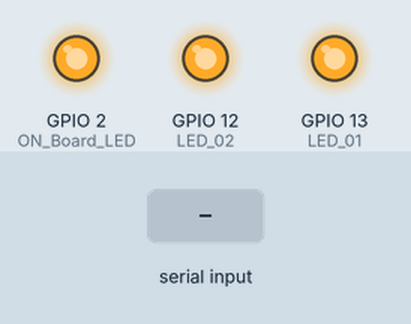
Bench run of a sketch on a simulated ESP32. On the bench: output pins drawn as LEDs (lit = HIGH). The test bench sets the inputs (shaded band). WiFi joins after 1.5 s; servers stay silent unless stated; uploads are accepted with an empty reply; what the sketch prints to the serial monitor is not drawn.

Above: at 0.1 s.
At 5.6 s:
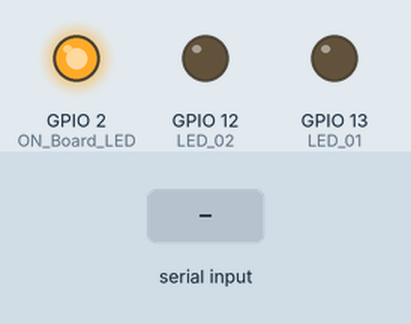
6.8 s: "undefined\n" received over the second serial link
At 8.1 s:
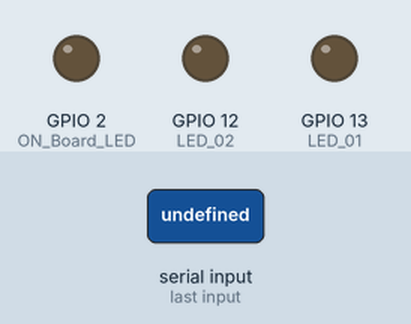
Timing chart, 0 to 16.9 s (numbered marks = the images above; inputs shaded):
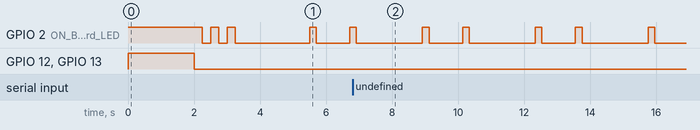

Measured:
- by itself, GPIO 2 (ON_Board_LED): repeats every 3.4 s: HIGH 0.20 s, LOW 1.0 s, HIGH 0.20 s, LOW 2.0 s

The sketch:

esp_sql_wifi_ip_host.ino
```cpp
//>>>>>>>>>>>>>>>>>>>>>>>>>>>>>>>>>>>>>>>>>>>>>>>>>>>>>>>>>>>>>>>>>>>>>>>>>>>>>>>>>>>>>>>>> Final ESP32 MySQL Database
//======================================== Including the libraries.
#include <WiFi.h>
#include <HTTPClient.h>
#include <Arduino_JSON.h>
#include <SoftwareSerial.h>
#define rxPin 16
#define txPin 17
SoftwareSerial mySerial(rxPin, txPin);
//========================================


// Defines the Digital Pin of the "On Board LED".
#define ON_Board_LED 2

// Defines GPIO 13 as LED_1.
#define LED_01 13

// Defines GPIO 12 as LED_2.
#define LED_02 12

//======================================== SSID and Password of your WiFi router.
const char* ssid = "(wifi_name)";
const char* password = "(password)";
//========================================

//======================================== Variables for HTTP POST request data.
String postData = ""; //--> Variables sent for HTTP POST request data.
String payload = "";  //--> Variable for receiving response from HTTP POST.
//========================================

//======================================== Variables for DHT11 sensor data.
float send_Temp;
int send_Humd;
String send_Status_Read_DHT11 = "";
//========================================
float t, h, l, s;
//________________________________________________________________________________ Subroutine to control LEDs after successfully fetching data from database.
void control_LEDs() {
  Serial.println();
  Serial.println("---------------control_LEDs()");
  JSONVar myObject = JSON.parse(payload);

  // JSON.typeof(jsonVar) can be used to get the type of the var
  if (JSON.typeof(myObject) == "undefined") {
    Serial.println("Parsing input failed!");
    Serial.println("---------------");
    return;
  }

  if (myObject.hasOwnProperty("LED_01")) {
    Serial.print("myObject[\"LED_01\"] = ");
    Serial.println(myObject["LED_01"]);
  }

  if (myObject.hasOwnProperty("LED_02")) {
    Serial.print("myObject[\"LED_02\"] = ");
    Serial.println(myObject["LED_02"]);
  }

  if (strcmp(myObject["LED_01"], "ON") == 0)   {
    digitalWrite(LED_01, HIGH);
    Serial.println("LED 01 ON");
  }
  if (strcmp(myObject["LED_01"], "OFF") == 0)  {
    digitalWrite(LED_01, LOW);
    Serial.println("LED 01 OFF");
  }
  if (strcmp(myObject["LED_02"], "ON") == 0)   {
    digitalWrite(LED_02, HIGH);
    Serial.println("LED 02 ON");
  }
  if (strcmp(myObject["LED_02"], "OFF") == 0)  {
    digitalWrite(LED_02, LOW);
    Serial.println("LED 02 OFF");
  }

  Serial.println("---------------");
}
//________________________________________________________________________________

// ________________________________________________________________________________ Subroutine to read and get data from the DHT11 sensor.
void get_DHT11_sensor_data() {
  Serial.println();
  Serial.println("-------------get_DHT11_sensor_data()");

  // Reading temperature or humidity takes about 250 milliseconds!
  // Sensor readings may also be up to 2 seconds 'old' (its a very slow sensor)

  // Read temperature as Celsius (the default)
  send_Temp = t;

  // Read Humidity
  send_Humd = h;

  // Read temperature as Fahrenheit (isFahrenheit = true)
  // float ft = dht11_sensor.readTemperature(true);

  // Check if any reads failed.
  if (isnan(send_Temp) || isnan(send_Humd)) {
    Serial.println("Failed to read from DHT sensor!");
    send_Temp = 88.00;
    send_Humd = 55;
    send_Status_Read_DHT11 = "FAILED";
  } else {
    send_Status_Read_DHT11 = "SUCCEED";
  }

  Serial.printf("Temperature : %.2f °C\n", send_Temp);
  Serial.printf("Humidity : %d %%\n", send_Humd);
  Serial.printf("Status Read DHT11 Sensor : %s\n", send_Status_Read_DHT11);
  Serial.println("-------------");
}
// ________________________________________________________________________________

//________________________________________________________________________________ VOID SETUP()
void setup() {
  // put your setup code here, to run once:

  Serial.begin(115200); //--> Initialize serial communications with the PC.
  mySerial.begin(9600);
  pinMode(ON_Board_LED, OUTPUT); //--> On Board LED port Direction output.
  pinMode(LED_01, OUTPUT); //--> LED_01 port Direction output.
  pinMode(LED_02, OUTPUT); //--> LED_02 port Direction output.

  digitalWrite(ON_Board_LED, HIGH); //--> Turn on Led On Board.
  digitalWrite(LED_01, HIGH); //--> Turn on LED_01.
  digitalWrite(LED_02, HIGH); //--> Turn on LED_02.

  delay(2000);

  digitalWrite(ON_Board_LED, LOW); //--> Turn off Led On Board.
  digitalWrite(LED_01, LOW); //--> Turn off Led LED_01.
  digitalWrite(LED_02, LOW); //--> Turn off Led LED_02.

  //---------------------------------------- Make WiFi on ESP32 in "STA/Station" mode and start connecting to WiFi Router/Hotspot.
  WiFi.mode(WIFI_STA);
  WiFi.begin(ssid, password);
  //----------------------------------------

  Serial.println();
  Serial.println("-------------");
  Serial.print("Connecting");

  //---------------------------------------- The process of connecting the WiFi on the ESP32 to the WiFi Router/Hotspot.
  // The process timeout of connecting ESP32 with WiFi Hotspot / WiFi Router is 20 seconds.
  // If within 20 seconds the ESP32 has not been successfully connected to WiFi, the ESP32 will restart.
  // I made this condition because on my ESP32, there are times when it seems like it can't connect to WiFi, so it needs to be restarted to be able to connect to WiFi.

  int connecting_process_timed_out = 20; //--> 20 = 20 seconds.
  connecting_process_timed_out = connecting_process_timed_out * 2;
  while (WiFi.status() != WL_CONNECTED) {
    Serial.print(".");
    //........................................ Make the On Board Flashing LED on the process of connecting to the wifi router.
    digitalWrite(ON_Board_LED, HIGH);
    delay(250);
    digitalWrite(ON_Board_LED, LOW);
    delay(250);
    //........................................

    //........................................ Countdown "connecting_process_timed_out".
    if (connecting_process_timed_out > 0) connecting_process_timed_out--;
    if (connecting_process_timed_out == 0) {
      delay(1000);
      ESP.restart();
    }
    //........................................
  }
  //----------------------------------------

  digitalWrite(ON_Board_LED, LOW); //--> Turn off the On Board LED when it is connected to the wifi router.

  //---------------------------------------- If successfully connected to the wifi router, the IP Address that will be visited is displayed in the serial monitor
  Serial.println();
  Serial.print("Successfully connected to : ");
  Serial.println(ssid);
  //Serial.print("IP address: ");
  //Serial.println(WiFi.localIP());
  Serial.println("-------------");
  //----------------------------------------

  // Setting up the DHT sensor (DHT11).


  delay(2000);
}
//________________________________________________________________________________

//________________________________________________________________________________ VOID LOOP()
void loop() {
  // put your main code here, to run repeatedly

  //---------------------------------------- Check WiFi connection status.
  if (WiFi.status() == WL_CONNECTED) {
    HTTPClient http;  //--> Declare object of class HTTPClient.
    int httpCode;     //--> Variables for HTTP return code.

    //........................................ Process to get LEDs data from database to control LEDs.
    postData = "id=esp32_01";
    payload = "";

    digitalWrite(ON_Board_LED, HIGH);
    Serial.println();
    Serial.println("---------------getdata.php");
    // In this project I use local server or localhost with XAMPP application.
    // So make sure all PHP files are "placed" or "saved" or "run" in the "htdocs" folder.
    // I suggest that you create a new folder for this project in the "htdocs" folder.
    // The "htdocs" folder is in the "xampp" installation folder.
    // The order of the folders I recommend:
    // xampp\htdocs\your_project_folder_name\phpfile.php
    //
    // ESP32 accesses the data bases at this line of code:
    // http.begin("http://REPLACE_WITH_YOUR_COMPUTER_IP_ADDRESS/REPLACE_WITH_PROJECT_FOLDER_NAME_IN_htdocs_FOLDER/getdata.php");
    // REPLACE_WITH_YOUR_COMPUTER_IP_ADDRESS = there are many ways to see the IP address, you can google it.
    //                                         But make sure that the IP address used is "IPv4 address".
    // Example : http.begin("http://192.168.0.0/ESP32_MySQL_Database/Final/getdata.php");
    http.begin("http://192.168.2.19/ESP32_MySQL_Database/getdata.php");  //nhập ip
    http.addHeader("Content-Type", "application/x-www-form-urlencoded");        //--> Specify content-type header

    httpCode = http.POST(postData); //--> Send the request
    payload = http.getString();     //--> Get the response payload

    Serial.print("httpCode : ");
    Serial.println(httpCode); //--> Print HTTP return code
    Serial.print("payload  : ");
    Serial.println(payload);  //--> Print request response payload

    http.end();  //--> Close connection
    Serial.println("---------------");
    digitalWrite(ON_Board_LED, LOW);
    //........................................

    // Calls the control_LEDs() subroutine.
    control_LEDs();

    if (mySerial.available() > 0) {
      String data = mySerial.readStringUntil('\n');
      t = getValue(data, ';', 0).toFloat();
      h = getValue(data, ';', 1).toFloat();
      l = getValue(data, ';', 2).toFloat();
      s = getValue(data, ';', 3).toFloat();
      Serial.println("T=" + String(t) + "\tH=" + String(h));
      Serial.println("l=" + String(l) + "\ts=" + String(s));
    }
    delay(1000);

    // Calls the get_DHT11_sensor_data() subroutine.
    get_DHT11_sensor_data();

    //........................................ The process of sending the DHT11 sensor data and the state of the LEDs to the database.
    String LED_01_State = "";
    String LED_02_State = "";

    if (digitalRead(LED_01) == 1) LED_01_State = "ON";
    if (digitalRead(LED_01) == 0) LED_01_State = "OFF";
    if (digitalRead(LED_02) == 1) LED_02_State = "ON";
    if (digitalRead(LED_02) == 0) LED_02_State = "OFF";

    postData = "id=esp32_01";
    postData += "&temperature=" + String(send_Temp);
    postData += "&humidity=" + String(send_Humd);
    postData += "&soil=" + String(s);
    postData += "&light=" + String(l);
    postData += "&status_read_sensor_dht11=" + send_Status_Read_DHT11;
    postData += "&led_01=" + LED_01_State;
    postData += "&led_02=" + LED_02_State;
    payload = "";

    digitalWrite(ON_Board_LED, HIGH);
    Serial.println();
    Serial.println("---------------updateDHT11data_and_recordtable.php");
    // Example : http.begin("http://192.168.0.0/ESP32_MySQL_Database/Final/updateDHT11data_and_recordtable.php");
    http.begin("http://192.168.2.19/ESP32_MySQL_Database/updateDHT11data_and_recordtable.php");  //nhập ip
    http.addHeader("Content-Type", "application/x-www-form-urlencoded");  //--> Specify content-type header

    httpCode = http.POST(postData); //--> Send the request
    payload = http.getString();  //--> Get the response payload

    Serial.print("httpCode : ");
    Serial.println(httpCode); //--> Print HTTP return code
    Serial.print("payload  : ");
    Serial.println(payload);  //--> Print request response payload

    http.end();  //Close connection
    Serial.println("---------------");
    digitalWrite(ON_Board_LED, LOW);
    //........................................

    delay(2000);
  }
  //----------------------------------------
}
String getValue(String data, char separator, int index) {
  int found = 0;
  int strIndex[] = { 0, -1 };
  int maxIndex = data.length() - 1;
  for (int i = 0; i <= maxIndex && found <= index; i++) {
    if (data.charAt(i) == separator || i == maxIndex) {
      found++;
      strIndex[0] = strIndex[1] + 1;
      strIndex[1] = (i == maxIndex) ? i + 1 : i;
    }
  }
  return found > index ? data.substring(strIndex[0], strIndex[1]) : "";
}
//________________________________________________________________________________
//<<<<<<<<<<<<<<<<<<<<<<<<<<<<<<<<<<<<<<<<<<<<<<<<<<<<<<<<<<<<<<<<<<<<<<<<<<<<<<<<<<<<<<<<<
```
